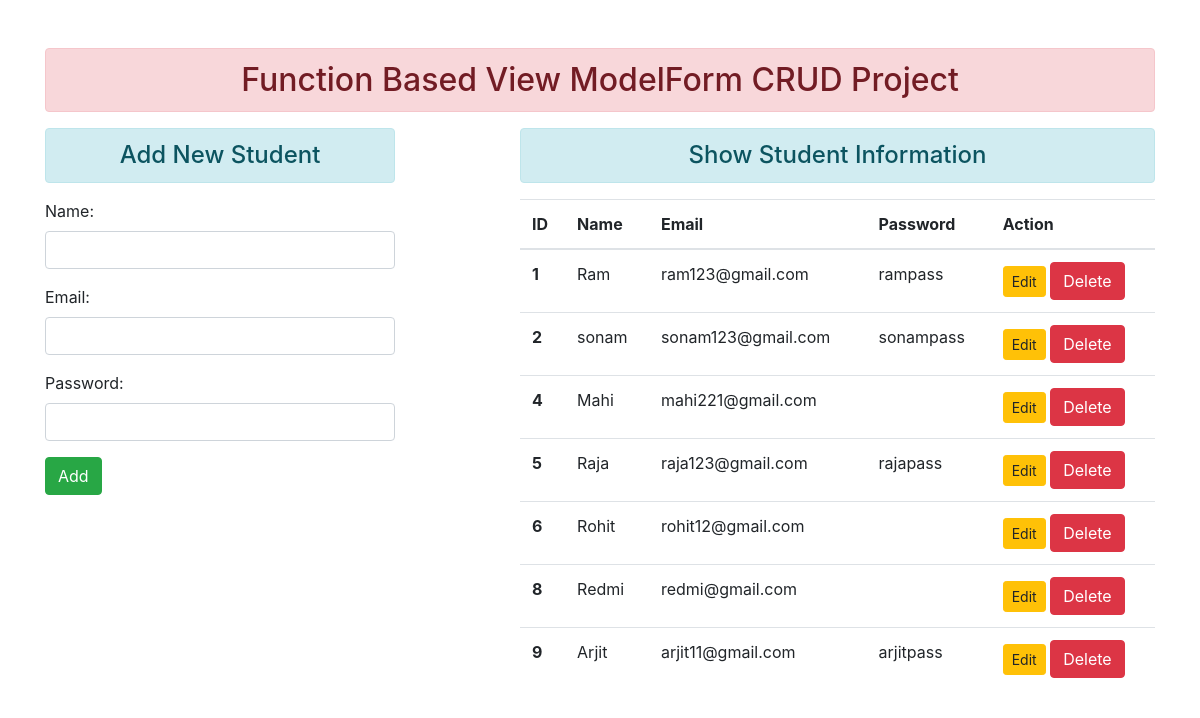
The page / on the database its author committed.
### enroll/models.py (models this page shows)
class User(models.Model):
    name = models.CharField(max_length=70)
    email = models.EmailField(max_length=70)
    password = models.CharField(max_length=70)

### enroll/views.py (the view)
# urls.py: path('', views.add_show, name='addandshow'),
def add_show(request):
    if request.method == 'POST':
        fm = StudentRegistration(request.POST)
        if fm.is_valid():
            nm = fm.cleaned_data['name']
            em = fm.cleaned_data['email']
            reg = User(name=nm, email=em)
            reg.save()
            fm = StudentRegistration()
    else:
        fm = StudentRegistration()
    stud = User.objects.all()
    return render(request, 'enroll/addandshow.html', {'form': fm, 'stu': stud})

### enroll/forms.py
class StudentRegistration(forms.ModelForm):
    class Meta:
        model = User
        fields = ['name', 'email', 'password']
        widgets = {
            'name': forms.TextInput(attrs={'class': 'form-control'}),
            'email': forms.TextInput(attrs={'class': 'form-control'}),
            'password': forms.PasswordInput(render_value=True, attrs={'class': 'form-control'}),
        }

### enroll/templates/enroll/addandshow.html (shortened to what this page needs)
{% extends 'enroll/base.html'%} {% block content%}
<div class="row">
    <div class="col-sm-4">
        <h4 class="text-center alert alert-info">Add New Student</h4>
        <form action="" method="POST">
            {% csrf_token %} {{form.as_p}}
            <input type="submit" class="btn btn-success" value="Add" />
        </form>
    </div>
    <div class="col-sm-7 offset-1">
        <h4 class="text-center alert alert-info">Show Student Information</h4>
        {% if stu %}
        <table class="table table-hover">
            <thead>
                <tr>
                    <th scope="col">ID</th>
                    <th scope="col">Name</th>
                    <th scope="col">Email</th>
                    <th scope="col">Password</th>
                    <th scope="col">Action</th>
                </tr>
            </thead>
            <tbody>
                {% for st in stu %}
                <tr>
                    <th scope="row">{{st.id}}</th>
                    <td>{{st.name}}</td>
                    <td>{{st.email}}</td>
                    <td>{{st.password}}</td>
                    <td>
                        <a href="{% url 'updatedata' st.id %}" class="btn btn-warning btn-sm">Edit</a
            >
                        <form action="{% url 'deletedata' st.id %}" method="post" class="d-inline">
                            <input type="submit" class="btn btn-danger" value="Delete" />
                        </form>
                    </td>
                </tr>
                {% endfor %}
            </tbody>
        </table>
        {% else %}
        <h4 class="text-center alert alert-warning">No Records</h4>
        {% endif %}
    </div>
</div>
{% endblock content %}

### enroll/templates/enroll/base.html (shortened to what this page needs)
<!DOCTYPE html> {% load static%}
<html lang="en">
<head>
    <link rel="stylesheet" href="{% static 'enroll/css/bootstrap.css' %}" />
</head>
<body>
    <div class="container mt-5">
        <h2 class="text-center alert alert-danger">
            Function Based View ModelForm CRUD Project
        </h2>
        {% block content%}{% endblock content%}
    </div>
</body>
</html>

### rows shown on the page
User: id "1", name "Ram", email "ram123@gmail.com", password "rampass"
User: id "2", name "sonam", email "sonam123@gmail.com", password "sonampass"
User: id "4", name "Mahi", email "mahi221@gmail.com"
User: id "5", name "Raja", email "raja123@gmail.com", password "rajapass"
User: id "6", name "Rohit", email "rohit12@gmail.com"
User: id "8", name "Redmi", email "redmi@gmail.com"
User: id "9", name "Arjit", email "arjit11@gmail.com", password "arjitpass"
